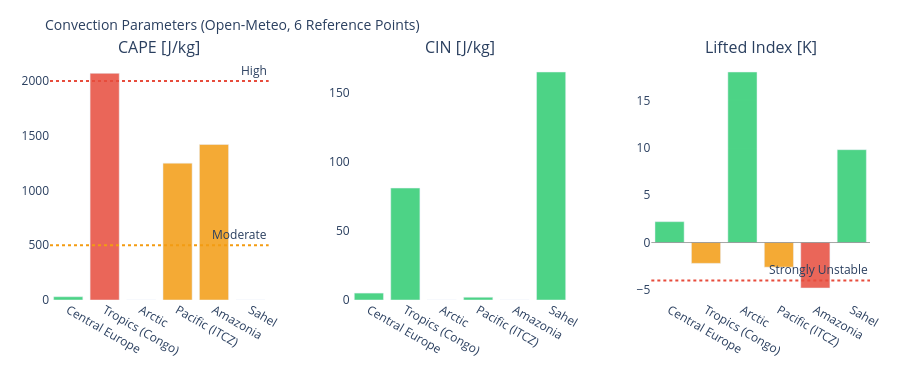

The cell this chart's notebook holds for it:
### Markdown cell above
---
## 3. Visualizations

### Code cell
# ============================================================
# CAPE / CIN / LIFTED INDEX – Convection potential
# ============================================================

if not df_atm.empty:
    fig = make_subplots(
        rows=1, cols=3,
        subplot_titles=['CAPE [J/kg]', 'CIN [J/kg]', 'Lifted Index [K]'],
        horizontal_spacing=0.1
    )
    pts = df_atm['point'].tolist()
    pt_colors = ['#E85D24','#185FA5','#888780','#378ADD','#639922','#F2A623']

    # CAPE – höher = mehr Gewitterpotential
    cape_vals = df_atm['cape'].fillna(0).tolist()
    cape_colors = ['#e74c3c' if v > 2000 else '#f39c12' if v > 500 else '#2ecc71'
                   for v in cape_vals]
    fig.add_trace(go.Bar(x=pts, y=cape_vals, marker_color=cape_colors,
                         opacity=0.85, showlegend=False), row=1, col=1)
    fig.add_hline(y=2000, line_dash='dot', line_color='#e74c3c',
                  annotation_text='High', row=1, col=1)
    fig.add_hline(y=500,  line_dash='dot', line_color='#f39c12',
                  annotation_text='Moderate', row=1, col=1)

    # CIN – negativer = stärker gedeckelt (weniger Auslöse)
    cin_vals = df_atm['cin'].fillna(0).tolist()
    cin_colors = ['#e74c3c' if v < -200 else '#f39c12' if v < -50 else '#2ecc71'
                  for v in cin_vals]
    fig.add_trace(go.Bar(x=pts, y=cin_vals, marker_color=cin_colors,
                         opacity=0.85, showlegend=False), row=1, col=2)

    # Lifted Index – negativ = instabil
    li_vals = df_atm['li'].fillna(0).tolist()
    li_colors = ['#e74c3c' if v < -4 else '#f39c12' if v < 0 else '#2ecc71'
                 for v in li_vals]
    fig.add_trace(go.Bar(x=pts, y=li_vals, marker_color=li_colors,
                         opacity=0.85, showlegend=False), row=1, col=3)
    fig.add_hline(y=0, line_color='gray', line_width=0.7, row=1, col=3)
    fig.add_hline(y=-4, line_dash='dot', line_color='#e74c3c',
                  annotation_text='Strongly Unstable', row=1, col=3)

    fig.update_layout(
        title=dict(text='Convection Parameters (Open-Meteo, 6 Reference Points)', font=dict(size=14)),
        height=380, plot_bgcolor='rgba(0,0,0,0)', paper_bgcolor='rgba(0,0,0,0)',
        margin=dict(l=50, r=30, t=60, b=80)
    )
    fig.update_xaxes(tickangle=30)
    fig.show()

### Figure 1 — Plotly figure (JSON) as saved in the notebook; plotly's stock layout.template omitted (floating-point values rounded to 4 significant figures)
{"data": [{"marker": {"color": ["#2ecc71", "#e74c3c", "#2ecc71", "#f39c12", "#f39c12", "#2ecc71"]}, "opacity": 0.85, "showlegend": false, "type": "bar", "x": ["Central Europe", "Tropics (Congo)", "Arctic", "Pacific (ITCZ)", "Amazonia", "Sahel"], "xaxis": "x", "y": [30.0, 2070.0, 0.0, 1250.0, 1420.0, 0.0], "yaxis": "y"}, {"marker": {"color": ["#2ecc71", "#2ecc71", "#2ecc71", "#2ecc71", "#2ecc71", "#2ecc71"]}, "opacity": 0.85, "showlegend": false, "type": "bar", "x": ["Central Europe", "Tropics (Congo)", "Arctic", "Pacific (ITCZ)", "Amazonia", "Sahel"], "xaxis": "x2", "y": [5.0, 81.0, 0.0, 2.0, 0.0, 165.0], "yaxis": "y2"}, {"marker": {"color": ["#2ecc71", "#f39c12", "#2ecc71", "#f39c12", "#e74c3c", "#2ecc71"]}, "opacity": 0.85, "showlegend": false, "type": "bar", "x": ["Central Europe", "Tropics (Congo)", "Arctic", "Pacific (ITCZ)", "Amazonia", "Sahel"], "xaxis": "x3", "y": [2.2, -2.2, 18.0, -2.6, -4.8, 9.8], "yaxis": "y3"}], "layout": {"annotations": [{"font": {"size": 16}, "showarrow": false, "text": "CAPE [J/kg]", "x": 0.1333, "xanchor": "center", "xref": "paper", "y": 1.0, "yanchor": "bottom", "yref": "paper"}, {"font": {"size": 16}, "showarrow": false, "text": "CIN [J/kg]", "x": 0.5, "xanchor": "center", "xref": "paper", "y": 1.0, "yanchor": "bottom", "yref": "paper"}, {"font": {"size": 16}, "showarrow": false, "text": "Lifted Index [K]", "x": 0.8667, "xanchor": "center", "xref": "paper", "y": 1.0, "yanchor": "bottom", "yref": "paper"}, {"showarrow": false, "text": "High", "x": 1, "xanchor": "right", "xref": "x domain", "y": 2000, "yanchor": "bottom", "yref": "y"}, {"showarrow": false, "text": "Moderate", "x": 1, "xanchor": "right", "xref": "x domain", "y": 500, "yanchor": "bottom", "yref": "y"}, {"showarrow": false, "text": "Strongly Unstable", "x": 1, "xanchor": "right", "xref": "x3 domain", "y": -4, "yanchor": "bottom", "yref": "y3"}], "height": 380, "margin": {"b": 80, "l": 50, "r": 30, "t": 60}, "paper_bgcolor": "rgba(0,0,0,0)", "plot_bgcolor": "rgba(0,0,0,0)", "shapes": [{"line": {"color": "#e74c3c", "dash": "dot"}, "type": "line", "x0": 0, "x1": 1, "xref": "x domain", "y0": 2000, "y1": 2000, "yref": "y"}, {"line": {"color": "#f39c12", "dash": "dot"}, "type": "line", "x0": 0, "x1": 1, "xref": "x domain", "y0": 500, "y1": 500, "yref": "y"}, {"line": {"color": "gray", "width": 0.7}, "type": "line", "x0": 0, "x1": 1, "xref": "x3 domain", "y0": 0, "y1": 0, "yref": "y3"}, {"line": {"color": "#e74c3c", "dash": "dot"}, "type": "line", "x0": 0, "x1": 1, "xref": "x3 domain", "y0": -4, "y1": -4, "yref": "y3"}], "title": {"font": {"size": 14}, "text": "Convection Parameters (Open-Meteo, 6 Reference Points)"}, "xaxis": {"anchor": "y", "domain": [0.0, 0.2667], "tickangle": 30}, "xaxis2": {"anchor": "y2", "domain": [0.3667, 0.6333], "tickangle": 30}, "xaxis3": {"anchor": "y3", "domain": [0.7333, 1.0], "tickangle": 30}, "yaxis": {"anchor": "x", "domain": [0.0, 1.0]}, "yaxis2": {"anchor": "x2", "domain": [0.0, 1.0]}, "yaxis3": {"anchor": "x3", "domain": [0.0, 1.0]}}}
